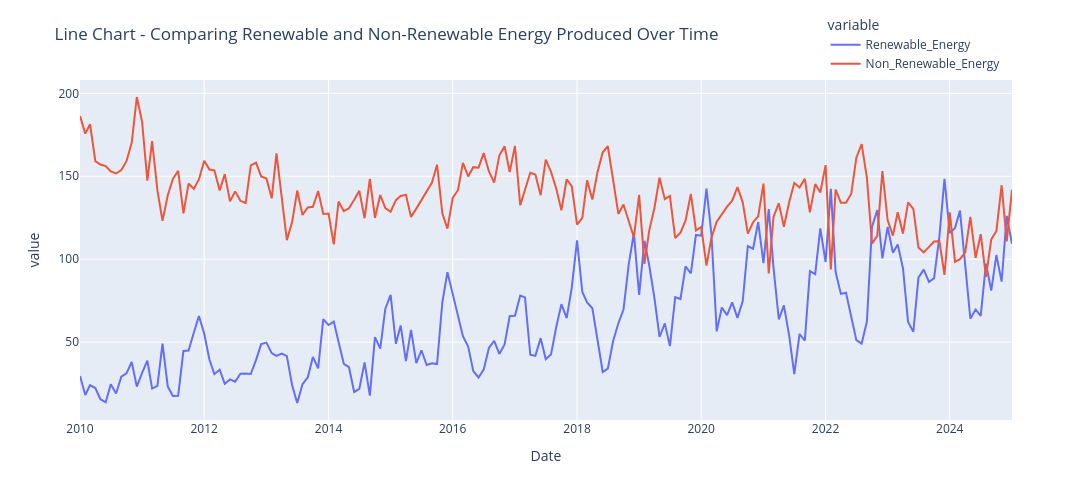

Notebook cell for this chart:
### Code cell
for i in ['Renewable_Energy', 'Non_Renewable_Energy'],:
    fig = px.line(ie_power_production_df, x=ie_power_production_df.index, y=i)
    
    fig.update_layout(
    title_text='Line Chart - Comparing Renewable and Non-Renewable Energy Produced Over Time',
    legend=dict(
        x=0.8,
        y=1.2,
        xanchor='left', 
        yanchor='top'
    ),
    height=500,
    width=1100)

fig.show()

### Figure 1 — Plotly figure (JSON) as saved in the notebook; plotly's stock layout.template omitted (floating-point values rounded to 4 significant figures; data arrays with more than 128 entries replaced by an {"elided": "..."} marker saying what was removed)
{"data": [{"hovertemplate": "variable=Renewable_Energy<br>Date=%{x}<br>value=%{y}<extra></extra>", "legendgroup": "Renewable_Energy", "line": {"color": "#636efa", "dash": "solid"}, "marker": {"symbol": "circle"}, "mode": "lines", "name": "Renewable_Energy", "orientation": "v", "showlegend": true, "type": "scatter", "x": {"elided": "181 str values"}, "xaxis": "x", "y": {"elided": "181 float values"}, "yaxis": "y"}, {"hovertemplate": "variable=Non_Renewable_Energy<br>Date=%{x}<br>value=%{y}<extra></extra>", "legendgroup": "Non_Renewable_Energy", "line": {"color": "#EF553B", "dash": "solid"}, "marker": {"symbol": "circle"}, "mode": "lines", "name": "Non_Renewable_Energy", "orientation": "v", "showlegend": true, "type": "scatter", "x": {"elided": "181 str values"}, "xaxis": "x", "y": {"elided": "181 float values"}, "yaxis": "y"}], "layout": {"height": 500, "legend": {"title": {"text": "variable"}, "tracegroupgap": 0, "x": 0.8, "xanchor": "left", "y": 1.2, "yanchor": "top"}, "margin": {"t": 60}, "title": {"text": "Line Chart - Comparing Renewable and Non-Renewable Energy Produced Over Time"}, "width": 1100, "xaxis": {"anchor": "y", "domain": [0, 1], "title": {"text": "Date"}}, "yaxis": {"anchor": "x", "domain": [0, 1], "title": {"text": "value"}}}}
